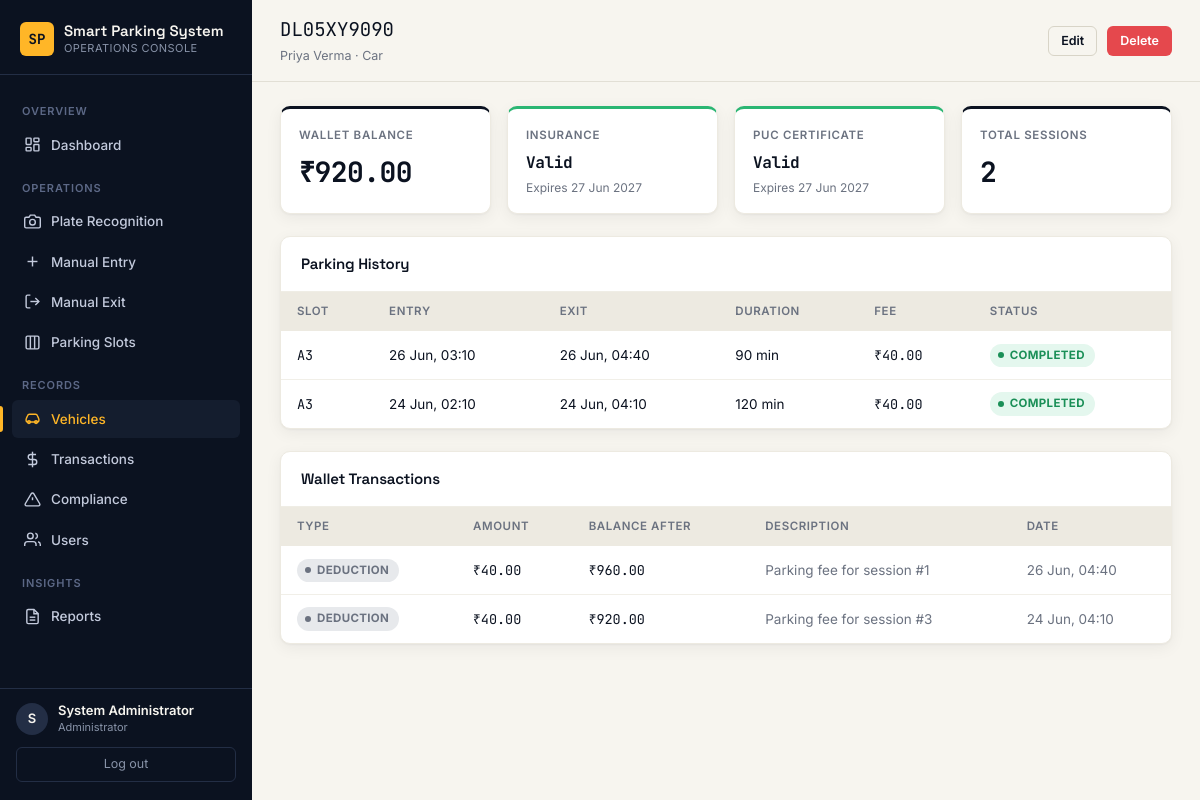
Page /admin/vehicles/3 (signed in) on the committed database.
### models/user.py (models this page shows, shortened)
class User(UserMixin, db.Model):
    __tablename__ = "users"
    id = db.Column(db.Integer, primary_key=True)
    full_name = db.Column(db.String(120), nullable=False)
    email = db.Column(db.String(150), unique=True, nullable=False, index=True)
    phone = db.Column(db.String(20), nullable=True)
    password_hash = db.Column(db.String(255), nullable=False)
    role = db.Column(db.String(20), nullable=False, default="user")  # 'admin' | 'user'
    is_active_account = db.Column(db.Boolean, default=True)
    created_at = db.Column(db.DateTime, default=datetime.utcnow)
    vehicles = db.relationship(
        "Vehicle", backref="owner", lazy=True, cascade="all, delete-orphan"
    )
    notifications = db.relationship(
        "Notification", backref="user", lazy=True, cascade="all, delete-orphan"
    )
    reservations = db.relationship(
        "Reservation", backref="user", lazy=True, cascade="all, delete-orphan"
    )
    @property
    def is_admin(self) -> bool:
        return self.role == "admin"

### models/vehicle.py (models this page shows, shortened)
class Vehicle(db.Model):
    __tablename__ = "vehicles"
    id = db.Column(db.Integer, primary_key=True)
    vehicle_number = db.Column(db.String(20), unique=True, nullable=False, index=True)
    owner_name = db.Column(db.String(120), nullable=False)
    vehicle_type = db.Column(db.String(30), nullable=False, default="Car")  # Car, Bike, Truck, Bus
    registration_date = db.Column(db.Date, nullable=False, default=date.today)
    insurance_expiry = db.Column(db.Date, nullable=False)
    puc_expiry = db.Column(db.Date, nullable=False)
    wallet_balance = db.Column(db.Float, nullable=False, default=500.0)
    user_id = db.Column(db.Integer, db.ForeignKey("users.id"), nullable=False)
    created_at = db.Column(db.DateTime, default=datetime.utcnow)
    parking_sessions = db.relationship(
        "ParkingSession", backref="vehicle", lazy=True, cascade="all, delete-orphan"
    )
    transactions = db.relationship(
        "Transaction", backref="vehicle", lazy=True, cascade="all, delete-orphan"
    )
    reservations = db.relationship(
        "Reservation", backref="vehicle", lazy=True, cascade="all, delete-orphan"
    )
    compliance_logs = db.relationship(
        "ComplianceLog", backref="vehicle", lazy=True, cascade="all, delete-orphan"
    )
    def _expiry_status(self, expiry_date: date, warning_days: int = 30) -> str:
        today = date.today()
        if expiry_date < today:
            return "Expired"
        if (expiry_date - today).days <= warning_days:
            return "Expiring Soon"
        return "Valid"
    def insurance_status(self, warning_days: int = 30) -> str:
        return self._expiry_status(self.insurance_expiry, warning_days)
    def puc_status(self, warning_days: int = 30) -> str:
        return self._expiry_status(self.puc_expiry, warning_days)

### models/parking_session.py (models this page shows, shortened)
class ParkingSession(db.Model):
    __tablename__ = "parking_sessions"
    id = db.Column(db.Integer, primary_key=True)
    vehicle_id = db.Column(db.Integer, db.ForeignKey("vehicles.id"), nullable=False)
    slot_id = db.Column(db.Integer, db.ForeignKey("parking_slots.id"), nullable=False)
    entry_time = db.Column(db.DateTime, nullable=False, default=datetime.utcnow)
    exit_time = db.Column(db.DateTime, nullable=True)
    duration_minutes = db.Column(db.Integer, nullable=True)
    fee_charged = db.Column(db.Float, nullable=True)
    status = db.Column(db.String(20), nullable=False, default="Active")  # Active, Completed

### models/parking_slot.py (models this page shows, shortened)
class ParkingSlot(db.Model):
    __tablename__ = "parking_slots"
    id = db.Column(db.Integer, primary_key=True)
    slot_code = db.Column(db.String(10), unique=True, nullable=False, index=True)  # e.g. "A1"
    zone = db.Column(db.String(10), nullable=False)  # e.g. "A"
    status = db.Column(db.String(20), nullable=False, default=SLOT_STATUS_AVAILABLE)
    slot_type = db.Column(db.String(20), nullable=False, default="Car")  # Car, Bike, Truck
    parking_sessions = db.relationship("ParkingSession", backref="slot", lazy=True)
    reservations = db.relationship("Reservation", backref="slot", lazy=True)

### models/transaction.py (models this page shows, shortened)
class Transaction(db.Model):
    __tablename__ = "transactions"
    id = db.Column(db.Integer, primary_key=True)
    vehicle_id = db.Column(db.Integer, db.ForeignKey("vehicles.id"), nullable=False)
    parking_session_id = db.Column(
        db.Integer, db.ForeignKey("parking_sessions.id"), nullable=True
    )
    transaction_type = db.Column(db.String(20), nullable=False)  # 'Top-up' | 'Deduction'
    amount = db.Column(db.Float, nullable=False)
    balance_after = db.Column(db.Float, nullable=False)
    description = db.Column(db.String(255), nullable=True)
    created_at = db.Column(db.DateTime, default=datetime.utcnow)
    parking_session = db.relationship("ParkingSession", backref="transactions", lazy=True)

### routes/admin.py (the view)
@admin_bp.route("/vehicles/<int:vehicle_id>")
@login_required
@admin_required
def vehicle_detail(vehicle_id):
    vehicle = Vehicle.query.get_or_404(vehicle_id)
    sessions = analytics_service  # not used directly; history fetched below
    history = vehicle.parking_sessions
    transactions = vehicle.transactions
    return render_template(
        "admin/vehicle_detail.html", vehicle=vehicle, history=history, transactions=transactions
    )

### templates/admin/vehicle_detail.html (shortened to what this page needs)
{% extends "base.html" %}
{% block page_title %}<span class="plate">{{ vehicle.vehicle_number }}</span>{% endblock %}
{% block page_sub %}<div class="topbar-sub">{{ vehicle.owner_name }} &middot; {{ vehicle.vehicle_type }}</div>{% endblock %}
{% block topbar_actions %}
  <div class="flex-gap">
    <a href="{{ url_for('admin.edit_vehicle', vehicle_id=vehicle.id) }}" class="btn btn-outline btn-sm">Edit</a>
    <form method="POST" action="{{ url_for('admin.delete_vehicle', vehicle_id=vehicle.id) }}" onsubmit="return confirm('Delete this vehicle and all its history?');">
      <button type="submit" class="btn btn-danger btn-sm">Delete</button>
    </form>
  </div>
{% endblock %}
{% block content %}
<div class="stat-grid" style="grid-template-columns: repeat(4,1fr);">
  <div class="stat-card">
    <div class="stat-label">Wallet Balance</div>
    <div class="stat-value mono">₹{{ "%.2f"|format(vehicle.wallet_balance) }}</div>
  </div>
  <div class="stat-card {{ 'accent-go' if vehicle.insurance_status() == 'Valid' else 'accent-stop' }}">
    <div class="stat-label">Insurance</div>
    <div class="stat-value" style="font-size:16px;">{{ vehicle.insurance_status() }}</div>
    <div class="stat-foot">Expires {{ vehicle.insurance_expiry.strftime('%d %b %Y') }}</div>
  </div>
  <div class="stat-card {{ 'accent-go' if vehicle.puc_status() == 'Valid' else 'accent-stop' }}">
    <div class="stat-label">PUC Certificate</div>
    <div class="stat-value" style="font-size:16px;">{{ vehicle.puc_status() }}</div>
    <div class="stat-foot">Expires {{ vehicle.puc_expiry.strftime('%d %b %Y') }}</div>
  </div>
  <div class="stat-card">
    <div class="stat-label">Total Sessions</div>
    <div class="stat-value">{{ history|length }}</div>
  </div>
</div>
<div class="card mb-22">
  <div class="card-head"><h3>Parking History</h3></div>
  <div class="table-wrap">
    <table class="data-table">
      <thead><tr><th>Slot</th><th>Entry</th><th>Exit</th><th>Duration</th><th>Fee</th><th>Status</th></tr></thead>
      <tbody>
        {% for s in history|sort(attribute='entry_time', reverse=true) %}
        <tr>
          <td class="slot-code">{{ s.slot.slot_code if s.slot else '—' }}</td>
          <td>{{ s.entry_time.strftime('%d %b, %H:%M') }}</td>
          <td>{{ s.exit_time.strftime('%d %b, %H:%M') if s.exit_time else '—' }}</td>
          <td>{{ s.duration_minutes ~ ' min' if s.duration_minutes else '—' }}</td>
          <td class="mono">{{ '₹%.2f'|format(s.fee_charged) if s.fee_charged is not none else '—' }}</td>
          <td><span class="chip {{ 'chip-go' if s.status == 'Completed' else 'chip-warn' }}">{{ s.status }}</span></td>
        </tr>
        {% else %}
        <tr><td colspan="6"><div class="empty-state"><h3>No parking sessions yet</h3></div></td></tr>
        {% endfor %}
      </tbody>
    </table>
  </div>
</div>
<div class="card">
  <div class="card-head"><h3>Wallet Transactions</h3></div>
  <div class="table-wrap">
    <table class="data-table">
      <thead><tr><th>Type</th><th>Amount</th><th>Balance After</th><th>Description</th><th>Date</th></tr></thead>
      <tbody>
        {% for t in transactions|sort(attribute='created_at', reverse=true) %}
        <tr>
          <td><span class="chip {{ 'chip-go' if t.transaction_type == 'Top-up' else 'chip-neutral' }}">{{ t.transaction_type }}</span></td>
          <td class="mono">₹{{ "%.2f"|format(t.amount) }}</td>
          <td class="mono">₹{{ "%.2f"|format(t.balance_after) }}</td>
          <td class="muted">{{ t.description or '—' }}</td>
          <td class="muted">{{ t.created_at.strftime('%d %b, %H:%M') }}</td>
        </tr>
        {% else %}
        <tr><td colspan="5"><div class="empty-state"><h3>No transactions yet</h3></div></td></tr>
        {% endfor %}
      </tbody>
    </table>
  </div>
</div>
{% endblock %}

### templates/base.html (shortened to what this page needs)
<!DOCTYPE html>
<html lang="en">
<head>
  <link rel="stylesheet" href="{{ url_for('static', filename='css/style.css') }}">
</head>
<body>
  <div class="app-shell">
    <aside class="sidebar">
      <div class="sidebar-brand">
        <div class="brand-mark">SP</div>
        <div class="brand-text">{{ app_name }}<small>Operations Console</small></div>
      </div>
      <nav class="sidebar-nav">
        {% if current_user.is_authenticated and current_user.is_admin %}
          <div class="nav-section-label">Overview</div>
          <a href="{{ url_for('admin.dashboard') }}" class="nav-link {{ 'active' if request.endpoint == 'admin.dashboard' }}">
            <svg viewBox="0 0 24 24" fill="none" stroke="currentColor" stroke-width="2"><rect x="3" y="3" width="7" height="9" rx="1"/><rect x="14" y="3" width="7" height="5" rx="1"/><rect x="14" y="12" width="7" height="9" rx="1"/><rect x="3" y="16" width="7" height="5" rx="1"/></svg>
            Dashboard
          </a>
          <div class="nav-section-label">Operations</div>
          <a href="{{ url_for('ocr.upload') }}" class="nav-link {{ 'active' if request.endpoint == 'ocr.upload' }}">
            <svg viewBox="0 0 24 24" fill="none" stroke="currentColor" stroke-width="2"><path d="M23 19a2 2 0 0 1-2 2H3a2 2 0 0 1-2-2V8a2 2 0 0 1 2-2h4l2-3h6l2 3h4a2 2 0 0 1 2 2z"/><circle cx="12" cy="13" r="4"/></svg>
            Plate Recognition
          </a>
          <a href="{{ url_for('ocr.manual_entry') }}" class="nav-link {{ 'active' if request.endpoint == 'ocr.manual_entry' }}">
            <svg viewBox="0 0 24 24" fill="none" stroke="currentColor" stroke-width="2"><line x1="12" y1="5" x2="12" y2="19"/><line x1="5" y1="12" x2="19" y2="12"/></svg>
            Manual Entry
          </a>
          <a href="{{ url_for('ocr.manual_exit') }}" class="nav-link {{ 'active' if request.endpoint == 'ocr.manual_exit' }}">
            <svg viewBox="0 0 24 24" fill="none" stroke="currentColor" stroke-width="2"><path d="M9 21H5a2 2 0 0 1-2-2V5a2 2 0 0 1 2-2h4"/><polyline points="16 17 21 12 16 7"/><line x1="21" y1="12" x2="9" y2="12"/></svg>
            Manual Exit
          </a>
          <a href="{{ url_for('admin.manage_slots') }}" class="nav-link {{ 'active' if request.endpoint == 'admin.manage_slots' }}">
            <svg viewBox="0 0 24 24" fill="none" stroke="currentColor" stroke-width="2"><rect x="3" y="3" width="18" height="18" rx="2"/><line x1="9" y1="3" x2="9" y2="21"/><line x1="15" y1="3" x2="15" y2="21"/></svg>
            Parking Slots
          </a>
          <div class="nav-section-label">Records</div>
          <a href="{{ url_for('admin.manage_vehicles') }}" class="nav-link {{ 'active' if request.endpoint in ['admin.manage_vehicles','admin.vehicle_detail','admin.edit_vehicle'] }}">
            <svg viewBox="0 0 24 24" fill="none" stroke="currentColor" stroke-width="2"><path d="M5 17h14M5 17a2 2 0 0 1-2-2v-2a2 2 0 0 1 .4-1.2L5 8a3 3 0 0 1 3-2h8a3 3 0 0 1 3 2l1.6 3.8A2 2 0 0 1 21 13v2a2 2 0 0 1-2 2"/><circle cx="7" cy="17" r="2"/><circle cx="17" cy="17" r="2"/></svg>
            Vehicles
          </a>
          <a href="{{ url_for('admin.view_transactions') }}" class="nav-link {{ 'active' if request.endpoint == 'admin.view_transactions' }}">
            <svg viewBox="0 0 24 24" fill="none" stroke="currentColor" stroke-width="2"><line x1="12" y1="1" x2="12" y2="23"/><path d="M17 5H9.5a3.5 3.5 0 0 0 0 7h5a3.5 3.5 0 0 1 0 7H6"/></svg>
            Transactions
          </a>
          <a href="{{ url_for('admin.compliance_violations') }}" class="nav-link {{ 'active' if request.endpoint == 'admin.compliance_violations' }}">
            <svg viewBox="0 0 24 24" fill="none" stroke="currentColor" stroke-width="2"><path d="M10.29 3.86L1.82 18a2 2 0 0 0 1.71 3h16.94a2 2 0 0 0 1.71-3L13.71 3.86a2 2 0 0 0-3.42 0z"/><line x1="12" y1="9" x2="12" y2="13"/><line x1="12" y1="17" x2="12.01" y2="17"/></svg>
            Compliance
          </a>
          <a href="{{ url_for('admin.manage_users') }}" class="nav-link {{ 'active' if request.endpoint == 'admin.manage_users' }}">
            <svg viewBox="0 0 24 24" fill="none" stroke="currentColor" stroke-width="2"><path d="M17 21v-2a4 4 0 0 0-4-4H5a4 4 0 0 0-4 4v2"/><circle cx="9" cy="7" r="4"/><path d="M23 21v-2a4 4 0 0 0-3-3.87"/><path d="M16 3.13a4 4 0 0 1 0 7.75"/></svg>
            Users
          </a>
          <div class="nav-section-label">Insights</div>
          <a href="{{ url_for('admin.reports_home') }}" class="nav-link {{ 'active' if request.endpoint and request.endpoint.startswith('admin.reports') or request.endpoint == 'admin.generate_report' }}">
            <svg viewBox="0 0 24 24" fill="none" stroke="currentColor" stroke-width="2"><path d="M14 2H6a2 2 0 0 0-2 2v16a2 2 0 0 0 2 2h12a2 2 0 0 0 2-2V8z"/><polyline points="14 2 14 8 20 8"/><line x1="16" y1="13" x2="8" y2="13"/><line x1="16" y1="17" x2="8" y2="17"/></svg>
            Reports
          </a>
        {% endif %}
      </nav>
      {% if current_user.is_authenticated %}
      <div class="sidebar-foot">
        <div class="sidebar-user">
          <div class="sidebar-user-avatar">{{ current_user.full_name[0]|upper }}</div>
          <div>
            <div class="sidebar-user-name">{{ current_user.full_name }}</div>
            <div class="sidebar-user-role">{{ 'Administrator' if current_user.is_admin else 'Vehicle Owner' }}</div>
          </div>
        </div>
        <a href="{{ url_for('auth.logout') }}" class="sidebar-logout">Log out</a>
      </div>
      {% endif %}
    </aside>
    <div class="main">
      <header class="topbar">
        <div class="flex-gap">
          <div>
            <div class="topbar-title">{% block page_title %}{% endblock %}</div>
            {% block page_sub %}{% endblock %}
          </div>
        </div>
        <div>{% block topbar_actions %}{% endblock %}</div>
      </header>
      <main class="content">
        {% block content %}{% endblock %}
      </main>
    </div>
  </div>
</body>
</html>

### rows in the picture
User: full_name "S", full_name "System Administrator", role "Administrator"
Vehicle: vehicle_number "DL05XY9090", owner_name "Priya Verma", vehicle_type "Car", wallet_balance "920.00", insurance_status "Valid", insurance_expiry "27 Jun 2027", puc_status "Valid", puc_expiry "27 Jun 2027"
ParkingSession: slot "A3", entry_time "26 Jun, 03:10", exit_time "26 Jun, 04:40", duration_minutes "90 min", fee_charged "₹40.00", status "COMPLETED"
ParkingSession: slot "A3", entry_time "24 Jun, 02:10", exit_time "24 Jun, 04:10", duration_minutes "120 min", fee_charged "₹40.00", status "COMPLETED"
Transaction: transaction_type "DEDUCTION", amount "40.00", balance_after "960.00", description "Parking fee for session #1", created_at "26 Jun, 04:40"
Transaction: transaction_type "DEDUCTION", amount "40.00", balance_after "920.00", description "Parking fee for session #3", created_at "24 Jun, 04:10"

### other values in the picture
{{ app_name }} "Smart Parking System"
{{ history|length }} "2"
